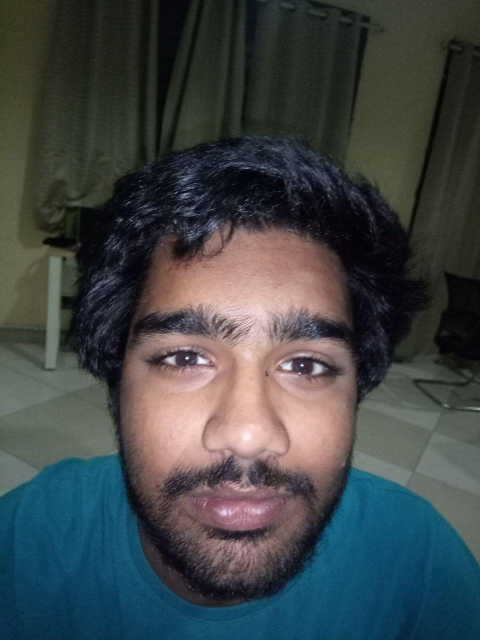
#> input picture dataset/paavan_1.jpg, 960 x 1280 px, given in place of akhil_1.jpg, which was not available (shown at 1/2 size)
$ python main.py   (older library calls are emulated)
#> lines starting #> are read from the running program, lines starting #| are printed output that depends on the picture; pictures that were not available may be replaced by others from this repository, and a replacement may not be noted
### preprocessor.py
import numpy as np
from skimage import data, color, io
from skimage.transform import rescale, resize, downscale_local_mean

def load_grayscale_image(url) :
#> called with url = './dataset/akhil_1.jpg'
  return color.rgb2grey(io.imread(url))
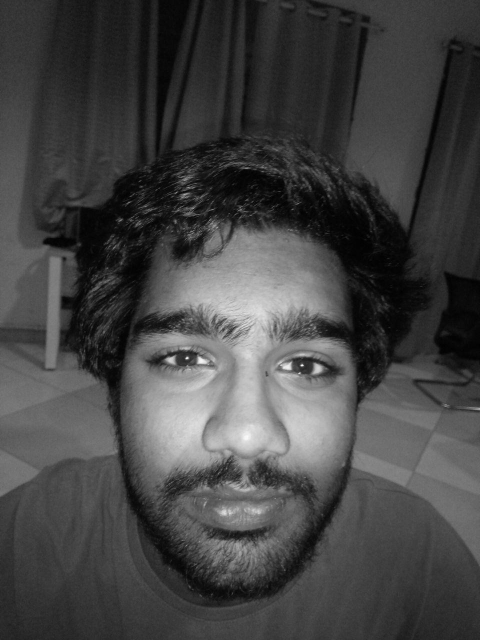
#> returned value: shape (1280, 960) float64 (shown at 1/2 size); min 0.000565, max 0.997, mean 0.27

def rescale_image(image, factor) :
#> called with factor = 0.0625
  return rescale(image, factor)
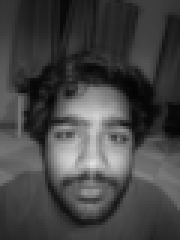
#> returned value: shape (80, 60) float64 (shown 3 times larger); min 0.0172, max 0.878, mean 0.27

def preprocess_image(url, factor = 0.25) :
  return rescale_image(load_grayscale_image(url), factor)
  #return load_grayscale_image(url)

# [7 lines left out: function preprocess_images, not called in this run]

def preprocess_images_and_flatten(urls, factor = 0.25) :
  for index, url in enumerate(urls) :
    image = preprocess_image(url, factor)
    if index == 0 :
      cols = image.shape[0] * image.shape[1]
#> cols = 4800
      array_of_images = np.zeros((len(urls), cols))
    array_of_images[index] = image.flatten()
#> pass 2 of the loop in preprocess_images_and_flatten, `for index, url in enumerate(urls) :`:
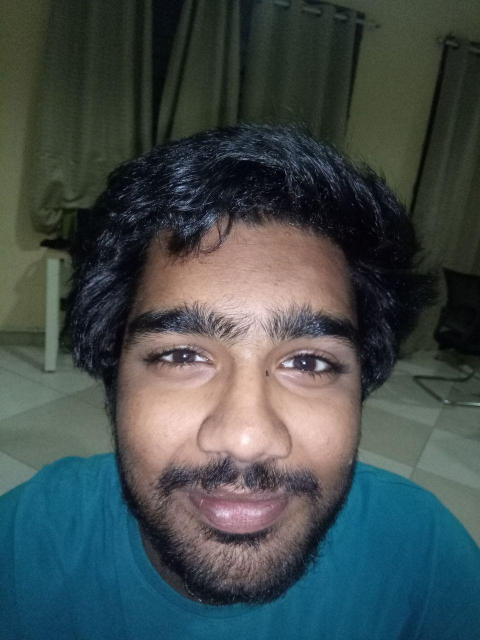
#> input picture dataset/paavan_2.jpg, 960 x 1280 px, given in place of akhil_2.jpg, which was not available (shown at 1/2 size)
#> in load_grayscale_image (call 2), `return color.rgb2grey(io.imread(url))`:
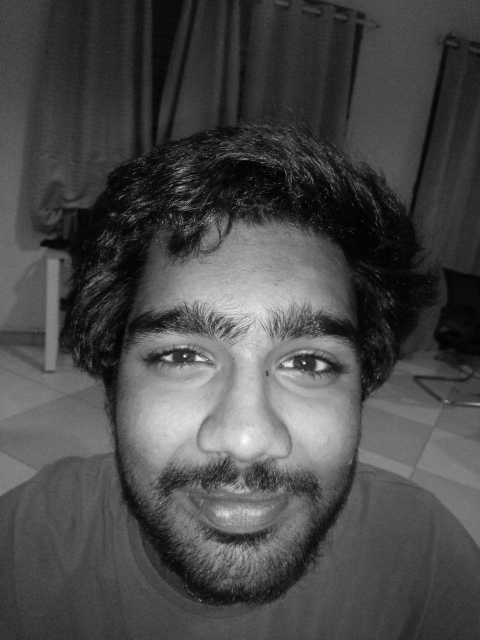
#> returned value: shape (1280, 960) float64 (shown at 1/2 size); min 0.000565, max 0.995, mean 0.29
#> in rescale_image (call 2), `return rescale(image, factor)`:
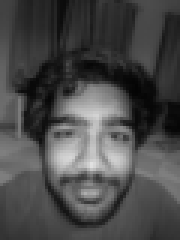
#> returned value: shape (80, 60) float64 (shown 3 times larger); min 0.0175, max 0.885, mean 0.29
  return array_of_images

### main.py
import preprocessor
import numpy as np
import warnings
import covariance
from skimage import io

warnings.filterwarnings("ignore")
import matplotlib.pyplot as plt
akhil_urls = ["./dataset/akhil_1.jpg", "./dataset/akhil_2.jpg","./dataset/akhil_3.jpg","./dataset/akhil_4.jpg","./dataset/akhil_5.jpg","./dataset/akhil_6.jpg","./dataset/akhil_7.jpg","./dataset/akhil_8.jpg","./dataset/akhil_9.jpg","./dataset/akhil_11.jpg","./dataset/akhil_12.jpg","./dataset/akhil_13.jpg","./dataset/akhil_14.jpg","./dataset/akhil_15.jpg","./dataset/akhil_16.jpg","./dataset/akhil_17.jpg","./dataset/akhil_18.jpg","./dataset/akhil_19.jpg","./dataset/akhil_20.jpg"]
akhil_test_url = "./dataset/akhil_10.jpg"

paavan_urls = ["./dataset/paavan_1.jpg", "./dataset/paavan_2.jpg", "./dataset/paavan_3.jpg", "./dataset/paavan_4.jpg","./dataset/paavan_5.jpg"]
paavan_test_url = "./dataset/paavan_6.jpg"
import sklearn.decomposition as decomp
import weights as ws
# akhil
#> (the run stopped early here; a loop or call above may not have finished)
